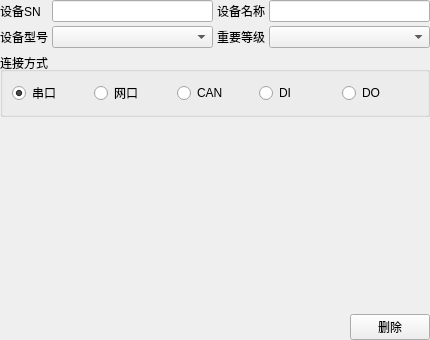
<?xml version="1.0" encoding="UTF-8"?>
<ui version="4.0">
 <class>DeviceCfg</class>
 <widget class="QWidget" name="DeviceCfg">
  <property name="geometry">
   <rect>
    <x>0</x>
    <y>0</y>
    <width>430</width>
    <height>340</height>
   </rect>
  </property>
  <property name="windowTitle">
   <string>Form</string>
  </property>
  <layout class="QVBoxLayout" name="verticalLayout">
   <property name="spacing">
    <number>4</number>
   </property>
   <property name="leftMargin">
    <number>0</number>
   </property>
   <property name="topMargin">
    <number>0</number>
   </property>
   <property name="rightMargin">
    <number>0</number>
   </property>
   <property name="bottomMargin">
    <number>0</number>
   </property>
   <item>
    <layout class="QGridLayout" name="gridLayout" columnstretch="0,1,0,0,1" columnminimumwidth="0,0,0,0,0">
     <property name="sizeConstraint">
      <enum>QLayout::SetDefaultConstraint</enum>
     </property>
     <item row="0" column="0">
      <widget class="QLabel" name="label">
       <property name="text">
        <string>设备SN</string>
       </property>
      </widget>
     </item>
     <item row="0" column="1" colspan="2">
      <widget class="QLineEdit" name="le_sn"/>
     </item>
     <item row="0" column="3">
      <widget class="QLabel" name="label_3">
       <property name="text">
        <string>设备名称</string>
       </property>
      </widget>
     </item>
     <item row="0" column="4">
      <widget class="QLineEdit" name="le_name"/>
     </item>
     <item row="1" column="3">
      <widget class="QLabel" name="label_4">
       <property name="text">
        <string>重要等级</string>
       </property>
      </widget>
     </item>
     <item row="1" column="4">
      <widget class="QComboBox" name="combo_model_nice"/>
     </item>
     <item row="1" column="0">
      <widget class="QLabel" name="label_2">
       <property name="text">
        <string>设备型号</string>
       </property>
      </widget>
     </item>
     <item row="1" column="1" colspan="2">
      <widget class="QComboBox" name="combo_model"/>
     </item>
    </layout>
   </item>
   <item>
    <widget class="QGroupBox" name="groupBox">
     <property name="title">
      <string>连接方式</string>
     </property>
     <property name="alignment">
      <set>Qt::AlignLeading|Qt::AlignLeft|Qt::AlignVCenter</set>
     </property>
     <layout class="QHBoxLayout" name="horizontalLayout_2">
      <property name="sizeConstraint">
       <enum>QLayout::SetDefaultConstraint</enum>
      </property>
      <item>
       <widget class="QRadioButton" name="radioButton">
        <property name="text">
         <string>串口</string>
        </property>
        <property name="checked">
         <bool>true</bool>
        </property>
       </widget>
      </item>
      <item>
       <widget class="QRadioButton" name="radioButton_2">
        <property name="text">
         <string>网口</string>
        </property>
       </widget>
      </item>
      <item>
       <widget class="QRadioButton" name="radioButton_3">
        <property name="text">
         <string>CAN</string>
        </property>
       </widget>
      </item>
      <item>
       <widget class="QRadioButton" name="radioButton_4">
        <property name="text">
         <string>DI</string>
        </property>
       </widget>
      </item>
      <item>
       <widget class="QRadioButton" name="radioButton_5">
        <property name="text">
         <string>DO</string>
        </property>
       </widget>
      </item>
     </layout>
    </widget>
   </item>
   <item>
    <widget class="QStackedWidget" name="stackedWidget">
     <property name="enabled">
      <bool>true</bool>
     </property>
    </widget>
   </item>
   <item>
    <layout class="QHBoxLayout" name="horizontalLayout_3">
     <item>
      <spacer name="horizontalSpacer">
       <property name="orientation">
        <enum>Qt::Horizontal</enum>
       </property>
       <property name="sizeHint" stdset="0">
        <size>
         <width>40</width>
         <height>20</height>
        </size>
       </property>
      </spacer>
     </item>
     <item>
      <widget class="QPushButton" name="btn_del">
       <property name="text">
        <string>删除</string>
       </property>
      </widget>
     </item>
    </layout>
   </item>
  </layout>
 </widget>
 <resources/>
 <connections/>
</ui>
